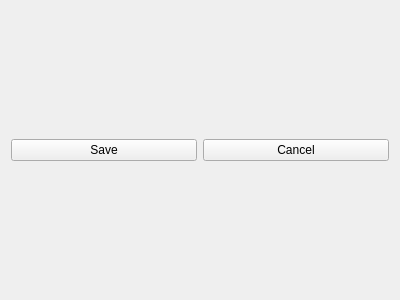
<?xml version="1.0" encoding="UTF-8"?>
<ui version="4.0">
 <class>ElementEditor</class>
 <widget class="QDialog" name="ElementEditor">
  <property name="geometry">
   <rect>
    <x>0</x>
    <y>0</y>
    <width>400</width>
    <height>300</height>
   </rect>
  </property>
  <property name="windowTitle">
   <string>Dialog</string>
  </property>
  <layout class="QVBoxLayout" name="verticalLayout_2">
   <item>
    <layout class="QVBoxLayout" name="verticalLayout">
     <item>
      <layout class="QHBoxLayout" name="horizontalLayout">
       <item>
        <widget class="QPushButton" name="save_button">
         <property name="focusPolicy">
          <enum>Qt::NoFocus</enum>
         </property>
         <property name="text">
          <string>Save</string>
         </property>
        </widget>
       </item>
       <item>
        <widget class="QPushButton" name="cancel_button">
         <property name="focusPolicy">
          <enum>Qt::NoFocus</enum>
         </property>
         <property name="text">
          <string>Cancel</string>
         </property>
        </widget>
       </item>
      </layout>
     </item>
    </layout>
   </item>
  </layout>
 </widget>
 <resources/>
 <connections/>
</ui>
